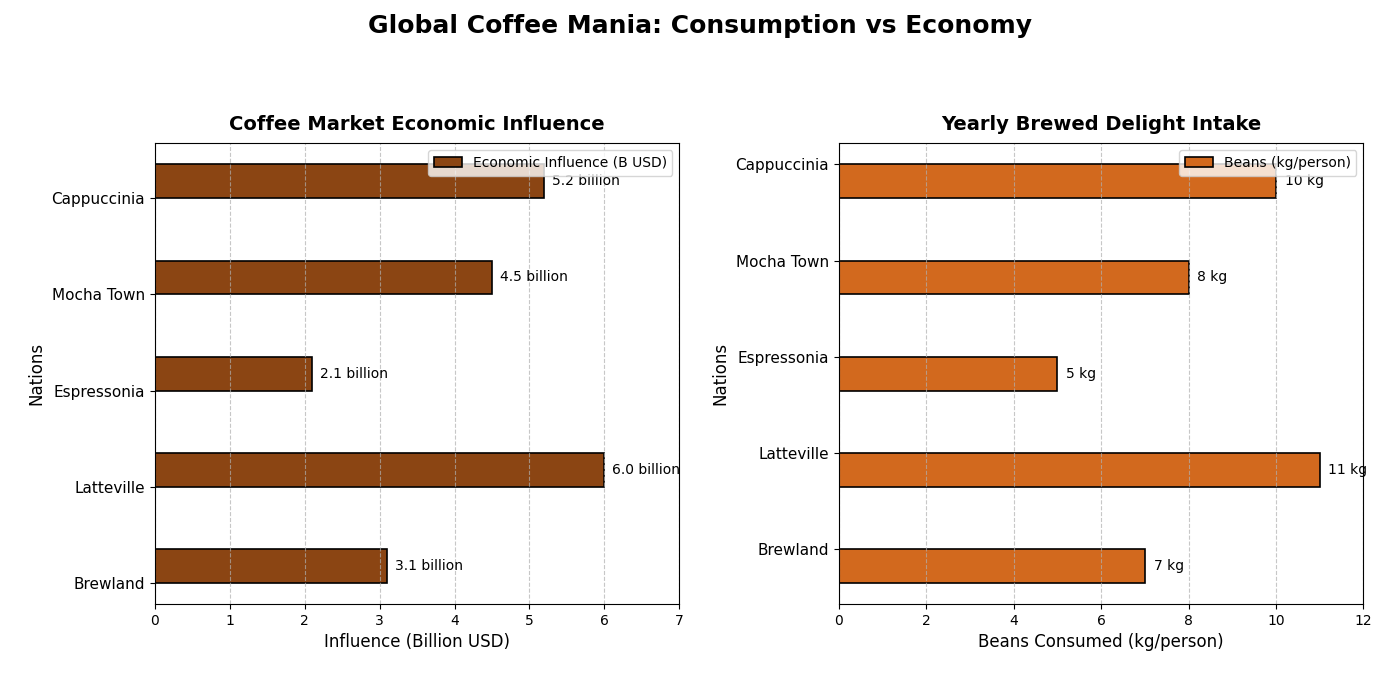

Python code for this plot:
import matplotlib.pyplot as plt
import numpy as np

countries = ['Brewland', 'Latteville', 'Espressonia', 'Mocha Town', 'Cappuccinia']
coffee_consumption = [7, 11, 5, 8, 10]
economic_impact = [3.1, 6.0, 2.1, 4.5, 5.2]

y_pos = np.arange(len(countries))
height = 0.35

fig, (ax2, ax1) = plt.subplots(1, 2, figsize=(14, 7))
fig.suptitle('Global Coffee Mania: Consumption vs Economy', fontsize=18, fontweight='bold', y=0.98)

# Economic Impact horizontal bar chart
bars2 = ax2.barh(y_pos + height/2, economic_impact, height, color='#8B4513', edgecolor='black', linewidth=1.2, label='Economic Influence (B USD)')
for bar in bars2:
    xval = bar.get_width()
    ax2.text(xval + 0.1, bar.get_y() + bar.get_height()/2, f'{xval} billion', va='center', ha='left', fontsize=10)

ax2.set_title('Coffee Market Economic Influence', fontsize=14, fontweight='bold', pad=10)
ax2.set_ylabel('Nations', fontsize=12)
ax2.set_xlabel('Influence (Billion USD)', fontsize=12)
ax2.set_yticks(y_pos)
ax2.set_yticklabels(countries, fontsize=11)
ax2.set_xlim(0, 7)
ax2.grid(axis='x', linestyle='--', alpha=0.7)
ax2.legend(loc='upper right', fontsize=10)

# Coffee Consumption horizontal bar chart
bars1 = ax1.barh(y_pos - height/2, coffee_consumption, height, color='#D2691E', edgecolor='black', linewidth=1.2, label='Beans (kg/person)')
for bar in bars1:
    xval = bar.get_width()
    ax1.text(xval + 0.2, bar.get_y() + bar.get_height()/2, f'{xval} kg', va='center', ha='left', fontsize=10)

ax1.set_title('Yearly Brewed Delight Intake', fontsize=14, fontweight='bold', pad=10)
ax1.set_ylabel('Nations', fontsize=12)
ax1.set_xlabel('Beans Consumed (kg/person)', fontsize=12)
ax1.set_yticks(y_pos)
ax1.set_yticklabels(countries, fontsize=11)
ax1.set_xlim(0, 12)
ax1.grid(axis='x', linestyle='--', alpha=0.7)
ax1.legend(loc='upper right', fontsize=10)

plt.tight_layout(pad=2.0, rect=[0, 0.03, 1, 0.95])
plt.show()
